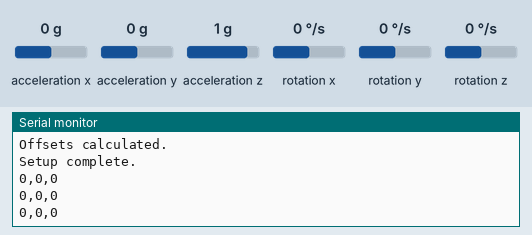
The sketch below on a simulated ESP32. On the bench: the last lines printed to the serial monitor. The inputs (shaded band) are chosen by the test bench; at power-on: acceleration x 0 g, acceleration y 0 g, acceleration z 1 g, rotation z 0 °/s, rotation x 0 °/s, rotation y 0 °/s. WiFi joins after 1.5 s; servers stay silent unless stated.

Above: at 6.7 s.
6.8 s: acceleration x set to -1.4 g
At 7.15 s:
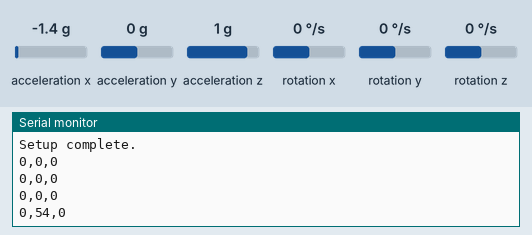
8.3 s: acceleration y set to -1.4 g
At 8.51 s:
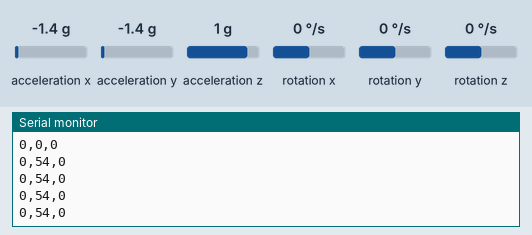
9.8 s: acceleration z set to -1.4 g
At 9.86 s:
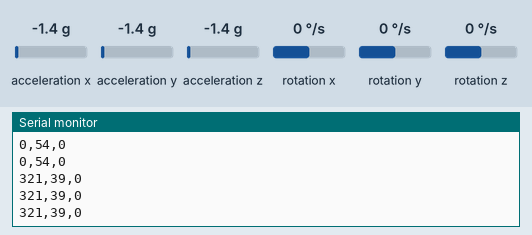
11.3 s: rotation z set to -192 °/s
At 11.67 s:
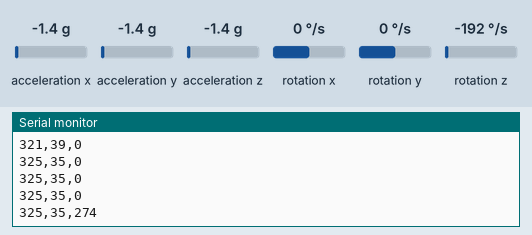
Timing chart, 0 to 13.8 s (numbered marks = the images above; inputs shaded):
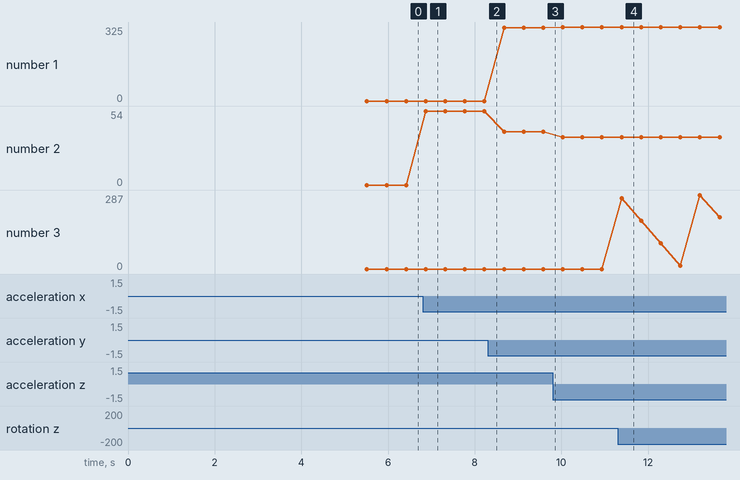

The sketch:

2_Gaze_tracker_0-subsequent.ino
```cpp
#include "Wire.h"
#include <MPU6050_light.h>
#include <FirebaseESP32.h>

// Provide the token generation process info.
#include <addons/TokenHelper.h>

// Provide the RTDB payload printing info and other helper functions.
#include <addons/RTDBHelper.h>

/* 1. Define the WiFi credentials */
#define WIFI_SSID "Columbia University"
#define WIFI_PASSWORD ""

/* 2. Define the API Key */
#define API_KEY "AIzaSyDrxEgJHzvHEeDBIIXiO3OUMiXr4u3b50g"

/* 3. Define the RTDB URL */
#define DATABASE_URL "gaze-tracker-b39a8-default-rtdb.firebaseio.com" //<databaseName>.firebaseio.com or <databaseName>.<region>.firebasedatabase.app

/* 4. Define the user Email and password that alreadey registerd or added in your project */
#define USER_EMAIL "vuj2000@columbia.edu"
#define USER_PASSWORD "Taxino.9211$"

#define SDA_PIN 1  // Default SDA pin for ESP32
#define SCL_PIN 2  // Default SCL pin for ESP32

// Define Firebase Data object
FirebaseData fbdo;

FirebaseAuth auth;
FirebaseConfig config;

unsigned long sendDataPrevMillis = 0;

unsigned long count = 0;

MPU6050 mpu(Wire);
unsigned long timer = 0;

// Initial angles
float initialX = 0.0;
float initialY = 0.0;
float initialZ = 0.0;
bool initialAnglesRecorded = false;

// Function to normalize angles to 0-360 range
int normalizeAngle(float angle) {
    int normalized = (int)angle % 360;
    if (normalized < 0) {
        normalized += 360; // Ensure positive range
    }
    return normalized;
}

void setup() {
    Serial.begin(115200);
    Serial.println("Starting setup...");

    //// CONNECTING TO WIFI AND FIREBASE
    //// CONNECTING TO WIFI AND FIREBASE
    //// CONNECTING TO WIFI AND FIREBASE
    //// CONNECTING TO WIFI AND FIREBASE
    //// CONNECTING TO WIFI AND FIREBASE
    //// CONNECTING TO WIFI AND FIREBASE

    WiFi.begin(WIFI_SSID, WIFI_PASSWORD);
    Serial.print("Connecting to Wi-Fi");
    while (WiFi.status() != WL_CONNECTED)
    {
        Serial.print(".");
        delay(300);
    }
    Serial.println();
    Serial.print("Connected with IP: ");
    Serial.println(WiFi.localIP());
    Serial.println();

    Serial.printf("Firebase Client v%s\n\n", FIREBASE_CLIENT_VERSION);

    /* Assign the api key (required) */
    config.api_key = API_KEY;

    /* Assign the user sign in credentials */
    auth.user.email = USER_EMAIL;
    auth.user.password = USER_PASSWORD;

    /* Assign the RTDB URL (required) */
    config.database_url = DATABASE_URL;

    /* Assign the callback function for the long running token generation task */
    config.token_status_callback = tokenStatusCallback; // see addons/TokenHelper.h

    // Comment or pass false value when WiFi reconnection will control by your code or third party library e.g. WiFiManager
    Firebase.reconnectNetwork(true);

    // Since v4.4.x, BearSSL engine was used, the SSL buffer need to be set.
    // Large data transmission may require larger RX buffer, otherwise connection issue or data read time out can be occurred.
    fbdo.setBSSLBufferSize(4096 /* Rx buffer size in bytes from 512 - 16384 */, 1024 /* Tx buffer size in bytes from 512 - 16384 */);

    Firebase.begin(&config, &auth);

    Firebase.setDoubleDigits(5);

    ///////////////// CONNECTING TO MPU6050
    ///////////////// CONNECTING TO MPU6050
    ///////////////// CONNECTING TO MPU6050
    ///////////////// CONNECTING TO MPU6050
    ///////////////// CONNECTING TO MPU6050

    Wire.begin(SDA_PIN, SCL_PIN);
    Serial.println("Wire.begin completed.");

    Serial.println("Initializing MPU6050...");
    byte status = mpu.begin();
    Serial.print(F("MPU6050 status: "));
    Serial.println(status);
    if (status != 0) {
        Serial.println("MPU6050 failed to initialize. Please check wiring and I2C pins.");
        while (true); // Stop everything here if MPU6050 failed to initialize
    }

    Serial.println(F("Calculating offsets, do not move MPU6050"));
    delay(1000);
    mpu.calcOffsets();  // gyro and accelero offsets calculation
    delay(2000);  // Delay after calculating offsets for stabilization
    Serial.println("Offsets calculated.");
    Serial.println("Setup complete.\n");
}

void loop() {
    mpu.update();

    if ((millis() - timer) > 100) {  // send data every 100ms
        float angleX = mpu.getAngleX();
        float angleY = mpu.getAngleY();
        float angleZ = mpu.getAngleZ();

        if (!initialAnglesRecorded) {
            initialX = angleX;
            initialY = angleY;
            initialZ = angleZ;
            initialAnglesRecorded = true;
        }

        // Adjust angles relative to initial values and normalize
        int relativeX = normalizeAngle(angleX - initialX);
        int relativeY = normalizeAngle(angleY - initialY);
        int relativeZ = normalizeAngle(angleZ - initialZ);

        if (isnan(relativeX) || isnan(relativeY) || isnan(relativeZ)) {
            Serial.println("Error: Unable to read angle values from MPU6050. Please check sensor connection and wiring.");
        } else {
            Serial.print(relativeX);
            Serial.print(",");
            Serial.print(relativeY);
            Serial.print(",");
            Serial.println(relativeZ);
        }

        timer = millis();

        if (Firebase.ready()) {
            Firebase.setInt(fbdo, F("/angle/x"), relativeX);
            Firebase.setInt(fbdo, F("/angle/y"), relativeY);
            Firebase.setInt(fbdo, F("/angle/z"), relativeZ);
        }
    }
}
```

Measured:
- after the input at 6.8 s, the serial monitor: prints a new line after 0.07 s (image 1)
- after the input at 11.3 s, the serial monitor: prints a new line after 0.09 s (image 4)
- plotted number 1: 0 → 321 after the input at 8.3 s, 321 → 325 after the input at 9.8 s
- plotted number 2: 0 → 54 after the input at 6.8 s, 54 → 39 after the input at 8.3 s, 39 → 35 after the input at 9.8 s
- plotted number 3: 0 → 200 after the input at 11.3 s
